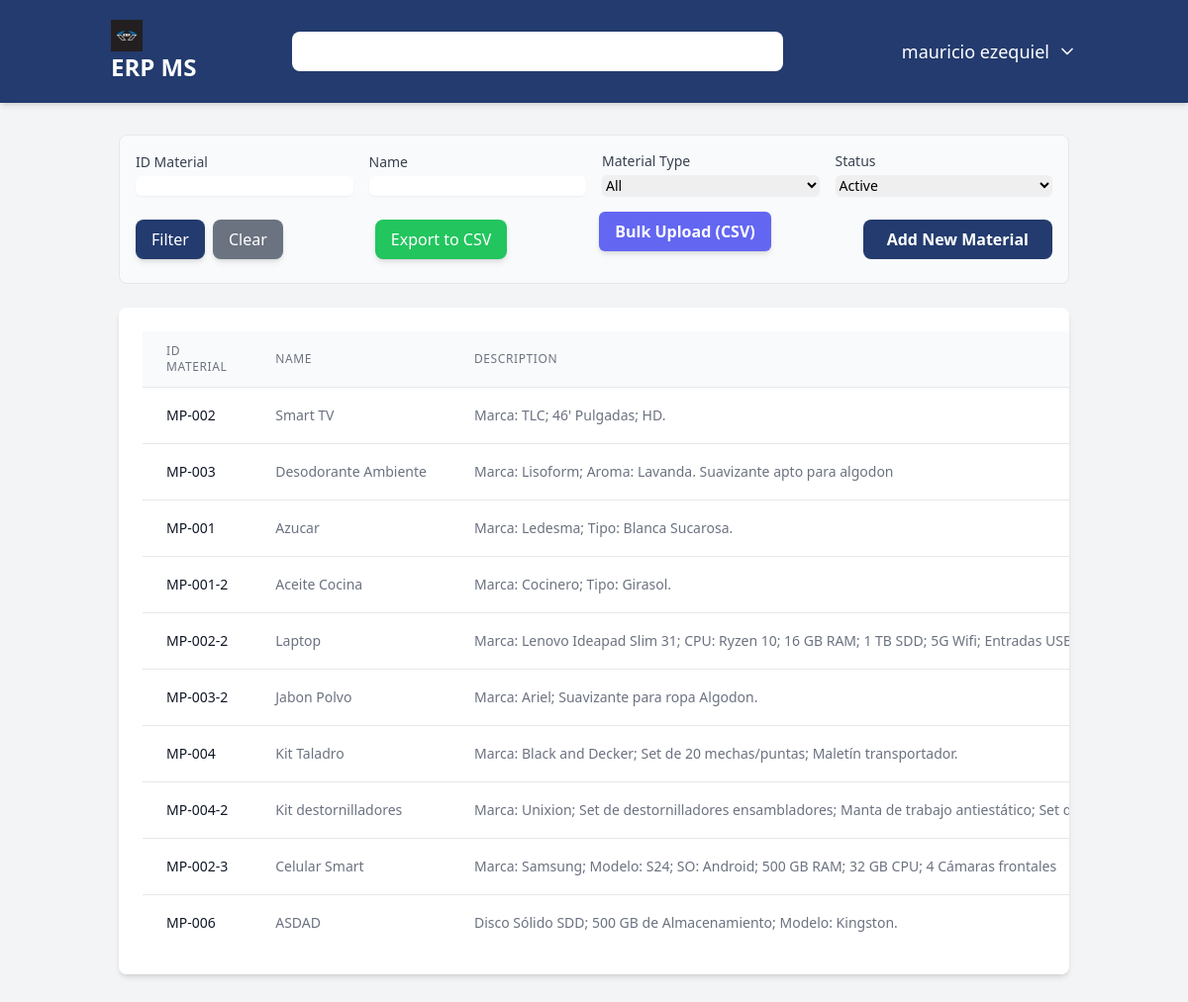
The app's page /materials/ (signed in) with its own data.
### users/models.py (models this page shows)
class User(AbstractUser):
    user_id = models.AutoField(primary_key=True)
    username = models.CharField(max_length=150, unique=True)
    password = models.CharField(max_length=128)
    USERNAME_FIELD = 'username'
    class Meta:
        db_table = 'users'
        verbose_name = 'User'
        verbose_name_plural = 'Users'

### materials/models.py (models this page shows, shortened)
class Material(models.Model):
    id_material = models.CharField(max_length=50, null=True, unique=True, verbose_name="Material ID")
    name = models.CharField(max_length=100, verbose_name="Material Name")
    description = models.TextField(max_length=250, blank=True, verbose_name="Material Description")
    unit = models.ForeignKey(Unit, default=1, on_delete=models.PROTECT, verbose_name="Unit measurement")
    material_type = models.ForeignKey(MaterialType, default=1, on_delete=models.PROTECT, verbose_name="Material Type")
    status = models.ForeignKey(Status, default=1, on_delete=models.PROTECT, verbose_name="Status")
    create_at = models.DateTimeField(auto_now_add=True)
    updated_at = models.DateTimeField(auto_now=True)
    created_by = models.ForeignKey(settings.AUTH_USER_MODEL, on_delete=models.SET_NULL, null=True)
    class Meta:
        verbose_name = "Material"
        verbose_name_plural = "Materials"

### materials/views.py (the view, shortened to what this page needs)
# urls.py: path('', views.material_list, name='material_list'),
@login_required
def material_list(request):
    max_permission = UserRole.objects.filter(user_id=request.user).aggregate(max_permission=models.Max('role__materials'))['max_permission'] or 0
    if max_permission == 0:
        return redirect('dashboard') # Redirect to dashboard if no permission
    material_list = Material.objects.all()
    id_material = request.GET.get('id_material')
    name = request.GET.get('name')
    material_type = request.GET.get('material_type')
    status = request.GET.get('status')
    if id_material:
        material_list = material_list.filter(id_material__icontains=id_material)
    if name:
        material_list = material_list.filter(name__icontains=name)
    if material_type:
        try:
            material_type_obj = MaterialType.objects.get(name__iexact=material_type)
            material_list = material_list.filter(material_type=material_type_obj)
        except MaterialType.DoesNotExist:
            material_list = material_list.none()
    if status:
        try:
            status_obj = Status.objects.get(name__iexact=status)
            material_list = material_list.filter(status=status_obj)
        except Status.DoesNotExist:
            material_list = material_list.none()
    paginator = Paginator(material_list, 10)  # Show 10 materials per page
    page_number = request.GET.get('page')
    page_obj = paginator.get_page(page_number)
    try:
        all_statuses = Status.objects.all().order_by('name')
    except NameError:
        all_statuses = []
    try:
        all_material_types = MaterialType.objects.all().order_by('name')
    except NameError:
        all_material_types = []
    context = {
        'page_obj': page_obj,
        'all_statuses': all_statuses,
        'all_material_types': all_material_types,
    }
    return render(request, 'materials/material_list.html', context)

### core/context_processors.py (called while the page is built)
def get_permissions(request):
    permissions = {
        'customers': 0,
        'suppliers': 0,
        'materials': 0,
        'purchases': 0,
        'sales': 0,
        'inventory': 0,
        'accounting': 0,
        'reporting': 0,
    }
    roles = []
    if request.user.is_authenticated:
        user_roles = UserRole.objects.filter(user_id=request.user.pk)
        roles = [ur.role.role_name for ur in user_roles]
        for user_role in user_roles:
            role = user_role.role
            for module in permissions.keys():
                current_permission = getattr(role, module, 0)
                if current_permission > permissions[module]:
                    permissions[module] = current_permission
    return {'permissions': permissions, 'roles': roles}

### core/models.py (called while the page is built)
    def __str__(self):
        return self.name

### materials/templates/materials/material_list.html (shortened to what this page needs)
{% extends 'core/base.html' %}
{% load static %}
{% block content %}
<div class="mb-6 p-4 border rounded-lg bg-gray-50">
    <form method="get" action="{% url 'materials:material_list' %}" class="grid grid-cols-1 md:grid-cols-4 gap-4 items-end">
        <div class="col-span-1">
            <label for="id_material" class="block text-sm font-medium text-gray-700">ID Material</label>
            <input type="text" name="id_material" id="id_material" value="{{ request.GET.id_material }}" class="mt-1 block w-full rounded-md border-gray-300 shadow-sm focus:border-indigo-500 focus:ring-indigo-500 sm:text-sm">
        </div>
        <div class="col-span-1">
            <label for="name" class="block text-sm font-medium text-gray-700">Name</label>
            <input type="text" name="name" id="name" value="{{ request.GET.name }}" class="mt-1 block w-full rounded-md border-gray-300 shadow-sm focus:border-indigo-500 focus:ring-indigo-500 sm:text-sm">
        </div>
        <div class="col-span-1">
            <label for="material_type" class="block text-sm font-medium text-gray-700">Material Type</label>
            <select
                name="material_type"
                id="material_type"
                class="mt-1 block w-full rounded-md border-gray-300 shadow-sm focus:border-indigo-500 focus:ring-indigo-500 sm:text-sm"
                >
                <option value=""{% if not request.GET.material_type %} selected{% endif %}>All</option>
            </select>
        </div>
        <div class="col-span-1">
            <label for="status" class="block text-sm font-medium text-gray-700">Status</label>
            <select
                name="status"
                id="status"
                class="mt-1 block w-full rounded-md border-gray-300 shadow-sm focus:border-indigo-500 focus:ring-indigo-500 sm:text-sm"
                >
                {% for status_obj in all_statuses %}
                <option
                    value="{{ status_obj.name }}"
                    >
                        {{ status_obj.name }}
                </option>
                {% endfor %}
            </select>
        </div>
<div class="col-span-1 md:col-span-4">
    <div class="flex items-center justify-between">
        <div class="flex space-x-2">
            <button type="submit" class="w-full md:w-auto bg-[#233b6e] text-white px-4 py-2 rounded-lg shadow-md hover:bg-[#1a2c53] transition-colors duration-300">Filter</button>
            <a href="{% url 'materials:material_list' %}" class="w-full md:w-auto bg-gray-500 text-white px-4 py-2 rounded-lg shadow-md hover:bg-gray-600 transition-colors duration-300 text-center">Clear</a>
        </div>
        <div class="flex items-center space-x-2 mt-4 md:mt-0">
            <a href="?export=csv" class="bg-green-500 text-white px-4 py-2 rounded-lg shadow-md hover:bg-green-700 transition-colors duration-300">
                Export to CSV
            </a>
        </div>
        <div class="flex justify-end mb-4">
            <a href="{% url 'materials:material_bulk_upload' %}" class="bg-indigo-500 text-white font-semibold px-4 py-2 rounded-md shadow-md hover:bg-indigo-700 transition duration-300">
                Bulk Upload (CSV)
            </a>
        </div>
        {% if permissions.materials >= 2 %}
        <a href="{% url 'materials:material_create' %}" class="bg-[#233b6e] text-white font-semibold py-2 px-6 rounded-lg text-center transition-colors duration-300 hover:bg-[#1a2c53]">Add New Material</a>
        {% endif %}
    </div>
</div>
</form>
</div>
<div class="bg-white p-6 rounded-lg shadow-md overflow-x-auto">
    <table class="min-w-full divide-y divide-gray-200">
        <thead class="bg-gray-50">
            <tr>
                <th scope="col" class="px-6 py-3 text-left text-xs font-medium text-gray-500 uppercase tracking-wider">ID Material</th>
                <th scope="col" class="px-6 py-3 text-left text-xs font-medium text-gray-500 uppercase tracking-wider">Name</th>
                <th scope="col" class="px-6 py-3 text-left text-xs font-medium text-gray-500 uppercase tracking-wider">Description</th>
            </tr>
        </thead>
        <tbody class="bg-white divide-y divide-gray-200">
            {% for material in page_obj %}
            <tr>
                <td class="px-6 py-4 whitespace-nowrap text-sm font-medium text-gray-900">{{material.id_material}}</td>
                <td class="px-6 py-4 whitespace-nowrap text-sm text-gray-500">{{material.name}}</td>
                <td class="px-6 py-4 whitespace-nowrap text-sm text-gray-500">{{material.description}}</td>
            </tr>
            {% empty %}
            <tr>
                <td colspan="7" class="px-6 py-4 whitespace-nowrap text-sm text-gray-500 text-center">No materials found.</td>
            </tr>
            {% endfor %}
        </tbody>
    </table>
{% endblock content %}

### core/templates/core/base.html (shortened to what this page needs)
{% load static %}
<!DOCTYPE html>
<html lang="en">
<head>
    <script src="https://cdn.tailwindcss.com"></script>
</head>
<body class="bg-gray-100 font-sans">
    <nav class="bg-[#233b6e] text-white shadow-md">
        <div class="container mx-auto px-4 py-4 flex flex-col md:flex-row justify-between items-center space-y-4 md:space-y-0">
            <a href="{% url 'dashboard' %}" class="text-2xl font-bold rounded-lg px-2 py-1 transition-all hover:bg-white/10">
                <img src="{% static 'img/logo-erp.jpg' %}" alt="ERP MS" class="h-8 w-8">
                <span>ERP MS</span>
            </a>
            <div class="relative w-full md:w-1/2">
                <input type="text" id="transaction-input" class="w-full rounded-lg px-4 py-2 text-gray-800 focus:outline-none focus:ring-2 focus:ring-white/50 placeholder-gray-400">
            </div>
            <div class="flex items-center space-x-6">
                <div class="relative">
                    <button id="user-menu-button" class="flex items-center space-x-2 text-lg font-medium transition-all hover:bg-white/10 p-2 rounded-lg">
                        <span>{{ user.first_name|default:user.username }}</span>
                        <svg xmlns="http://www.w3.org/2000/svg" width="20" height="20" viewBox="0 0 24 24" fill="none" stroke="currentColor" stroke-width="2" stroke-linecap="round" stroke-linejoin="round" class="lucide lucide-chevron-down"><path d="m6 9 6 6 6-6"></path></svg>
                    </button>
                </div>
            </div>
        </div>
    </nav>
    <main class="container mx-auto  p-8">
        {% block content %}
        {% endblock %}
    </main>
</body>
</html>

### records on screen
User: first_name "mauricio ezequiel"
Material: id_material "MP-002", name "Smart TV", description "Marca: TLC; 46' Pulgadas; HD."
Material: id_material "MP-003", name "Desodorante Ambiente", description "Marca: Lisoform; Aroma: Lavanda. Suavizante apto para algodon"
Material: id_material "MP-001", name "Azucar", description "Marca: Ledesma; Tipo: Blanca Sucarosa."
Material: id_material "MP-001-2", name "Aceite Cocina", description "Marca: Cocinero; Tipo: Girasol."
Material: id_material "MP-002-2", name "Laptop", description "Marca: Lenovo Ideapad Slim 31; CPU: Ryzen 10; 16 GB RAM; 1 TB SDD; 5G Wifi; Entradas…"
Material: id_material "MP-003-2", name "Jabon Polvo", description "Marca: Ariel; Suavizante para ropa Algodon."
Material: id_material "MP-004", name "Kit Taladro", description "Marca: Black and Decker; Set de 20 mechas/puntas; Maletín transportador."
Material: id_material "MP-004-2", name "Kit destornilladores", description "Marca: Unixion; Set de destornilladores ensambladores; Manta de trabajo antiestático; Set…"
Material: id_material "MP-002-3", name "Celular Smart", description "Marca: Samsung; Modelo: S24; SO: Android; 500 GB RAM; 32 GB CPU; 4 Cámaras frontales"
Material: id_material "MP-006", name "ASDAD", description "Disco Sólido SDD; 500 GB de Almacenamiento; Modelo: Kingston."

### other values on screen
form field status "Active"
